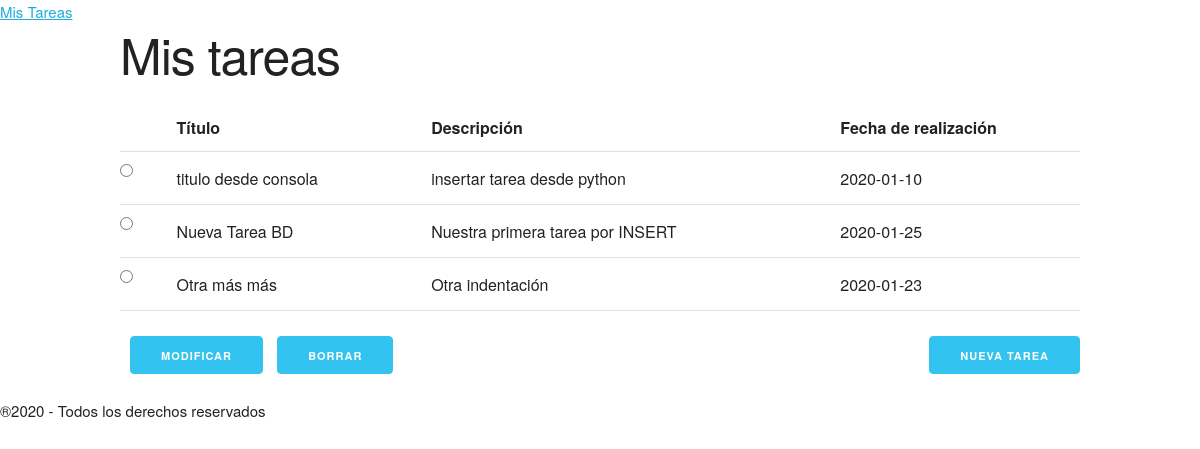
The app's page /, older data.
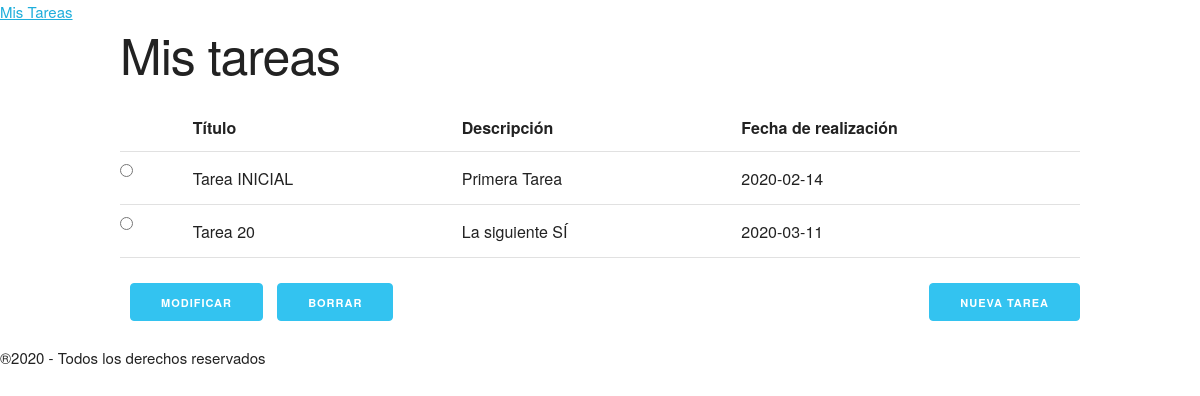
The same page, newer data.
### tables this page shows
CREATE TABLE "tareas" (
	"id"	INTEGER PRIMARY KEY AUTOINCREMENT,
	"titulo"	TEXT NOT NULL,
	"descripcion"	TEXT,
	"fecha"	TEXT NOT NULL
);

### tasks/routes.py (the view)
@app.route("/")
def index():
    datos = dbQuery('SELECT titulo, descripcion, fecha, id FROM tareas;')
    if datos:
        if isinstance(datos, dict):
            datos = [datos]
    else:
        datos = []
    return render_template("index.html", registros=datos)

### tasks/routes.py (called while the page is built)
def dict_factory(cursor, row):
    d = {}
    for ix, col in enumerate(cursor.description):
        d[col[0]] = row[ix]
    return d

def dbQuery(consulta, *args):
    conn = sqlite3.connect(BASE_DATOS)
    conn.row_factory = dict_factory
    cursor = conn.cursor()
    rows = cursor.execute(consulta, args).fetchall()
    if len(rows) == 1:
        rows = rows[0]
    elif len(rows) == 0:
        rows = None
    conn.commit()
    conn.close()
    return rows

### tasks/templates/index.html (shortened to what this page needs)
{% extends "base.html" %}
{% block content %}
    <h1>Mis tareas</h1>
    <form action="/processtask">
        <table class="u-full-width">
            <tr>
                <th></th>
                <th>Título</th>
                <th>Descripción</th>
                <th>Fecha de realización</th>
            </tr>
            {%for item in registros %}
            <tr>
                <td><input type="radio" name="ix" value="{{item['id']}}"></td>
                <td>{{item['titulo']}}</td>
                <td>{{item['descripcion']}}</td>
                <td>{{item['fecha']}}</td>
            </tr>
            {% endfor %}
        </table>
        <button class="button-primary" name="btnModificar" type="submit">Modificar</button>
        <button class="button-primary" name="btnBorrar" type="submit">Borrar</button>
        <a class="button button-primary u-pull-right" href="/newtask">Nueva Tarea</a>
    </form>
{% endblock %}

### tasks/templates/base.html (shortened to what this page needs)
<html lang="en">
<head>
    <link rel="stylesheet" href="/static/css/normalize.css">
    <link rel="stylesheet" href="/static/css/skeleton.css">
    <link rel="stylesheet" href="/static/css/styles.css">
</head>
<body>
    <header>
        <a href="/" class="logo">Mis Tareas</a>
    </header>
    <section class="container">
        {% block content %}{% endblock %}
    </section>
    <footer>
        ®2020 - Todos los derechos reservados
    </footer>
</body>
</html>

### tasks/static/css/skeleton.css (style rules this page uses)
.container { position: relative; width: 100%; max-width: 960px; margin: 0 auto; padding: 0 20px; box-sizing: border-box; }
@media (min-width: 400px) { .container { width: 85%; padding: 0; } }
@media (min-width: 550px) { .container { width: 80%; } }
html { font-size: 62.5%; }
body { font-size: 1.5em; line-height: 1.6; font-weight: 400; font-family: "Raleway", "HelveticaNeue", "Helvetica Neue", Helvetica, Arial, sans-serif; color: #222; }
h1, h2, h3, h4, h5, h6 { margin-top: 0; margin-bottom: 2rem; font-weight: 300; }
h1 { font-size: 4.0rem; line-height: 1.2; letter-spacing: -.1rem; }
@media (min-width: 550px) { h1 { font-size: 5.0rem; } }
a { color: #1EAEDB; }
.button, button, input[type="submit"], input[type="reset"], input[type="button"] { display: inline-block; height: 38px; padding: 0 30px; color: #555; text-align: center; font-size: 11px; font-weight: 600; line-height: 38px; letter-spacing: .1rem; text-transform: uppercase; text-decoration: none; white-space: nowrap; background-color: transparent; border-radius: 4px; border: 1px solid #bbb; cursor: pointer; box-sizing: border-box; }
.button.button-primary, button.button-primary, input[type="submit"].button-primary, input[type="reset"].button-primary, input[type="button"].button-primary { color: #FFF; background-color: #33C3F0; border-color: #33C3F0; margin: 0 0 0 10px; }
input[type="checkbox"], input[type="radio"] { display: inline; }
th, td { padding: 12px 15px; text-align: left; border-bottom: 1px solid #E1E1E1; }
th:first-child, td:first-child { padding-left: 0; }
th:last-child, td:last-child { padding-right: 0; }
button, .button { margin-bottom: 1rem; }
input, textarea, select, fieldset { margin-bottom: 1.5rem; }
pre, blockquote, dl, figure, table, p, ul, ol, form { margin-bottom: 2.5rem; }
.u-full-width { width: 100%; box-sizing: border-box; }
.u-pull-right { float: right; }
.container:after, .row:after, .u-cf { content: ""; display: table; clear: both; }

Row changes from the older to the newer data that the page shows:
removed tareas: titulo "titulo desde consola", descripcion "insertar tarea desde python", fecha "2020-01-10"
removed tareas: titulo "Nueva Tarea BD", descripcion "Nuestra primera tarea por INSERT", fecha "2020-01-25"
removed tareas: titulo "Otra más más", descripcion "Otra indentación", fecha "2020-01-23"
added tareas: titulo "Tarea INICIAL", descripcion "Primera Tarea", fecha "2020-02-14"
added tareas: titulo "Tarea 20", descripcion "La siguiente SÍ", fecha "2020-03-11"
